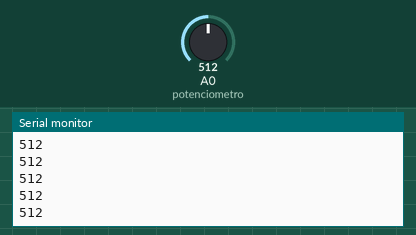
This sketch was run on a simulated Arduino Uno, built with avr-gcc and run on an emulated ATmega328P. Shown: the last lines printed to the serial monitor. Inputs (shaded band) come from the test bench; at power-on: A0 (potenciometro) = 512.

Above: at 1.2 s.
1.3 s: A0 (potenciometro) set to 716
At 1.31 s:
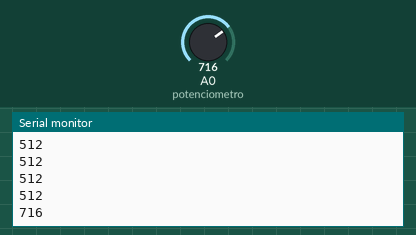
2.8 s: A0 (potenciometro) set to 900
At 2.81 s:
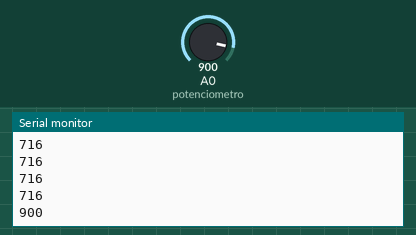
Timing chart, 0 to 5.8 s (numbered marks = the images above; inputs shaded):
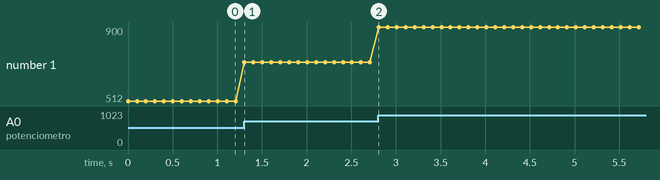

Measured:
- after the input at 1.3 s, the serial monitor: prints a new line at once (image 1)
- after the input at 2.8 s, the serial monitor: prints a new line at once (image 2)
- plotted number 1: 512 → 716 after the input at 1.3 s, 716 → 900 after the input at 2.8 s

The sketch:

P12_Potenciometro.ino
```cpp
int potenciometro = A0;

void setup() {
  // put your setup code here, to run once:
  Serial.begin(9600);

}

void loop() {
  // put your main code here, to run repeatedly:
  int valor = analogRead(potenciometro);
  Serial.println(valor);
  delay(100);

}
```
